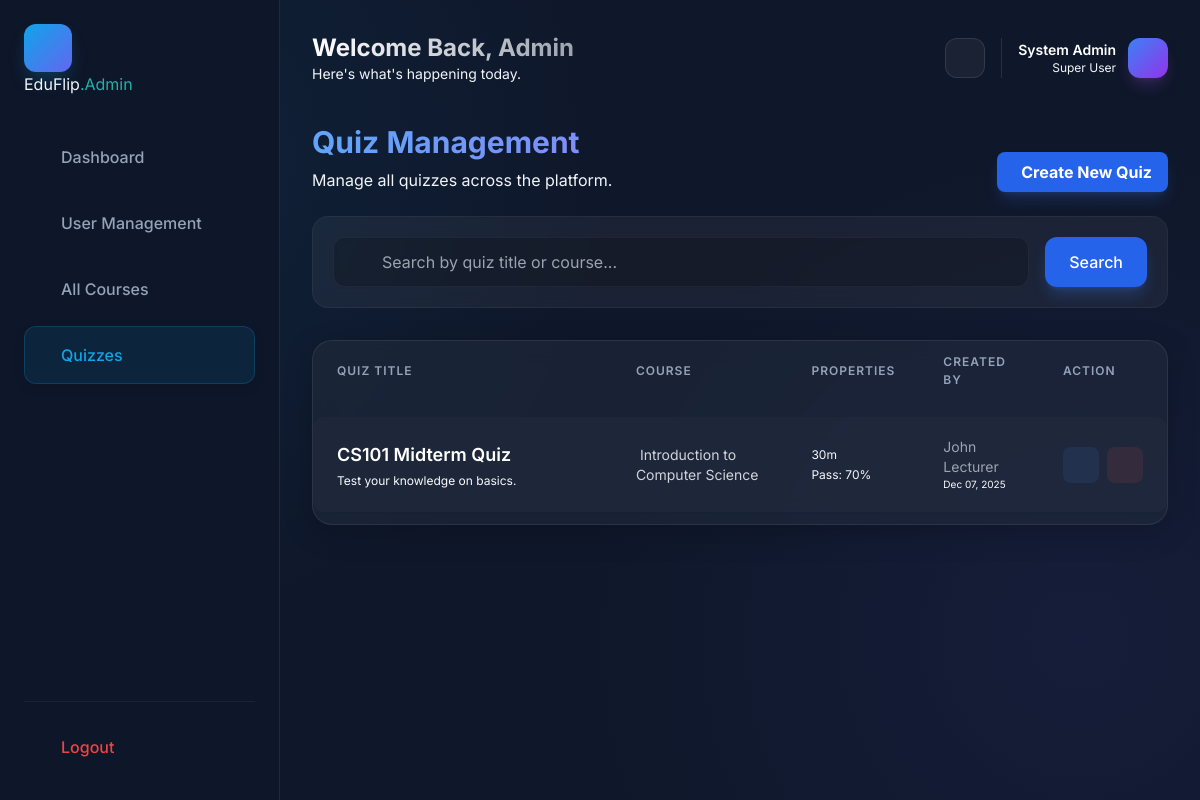
/web/public/admin/quizzes.php (signed in), run on an earlier commit of the app's database.
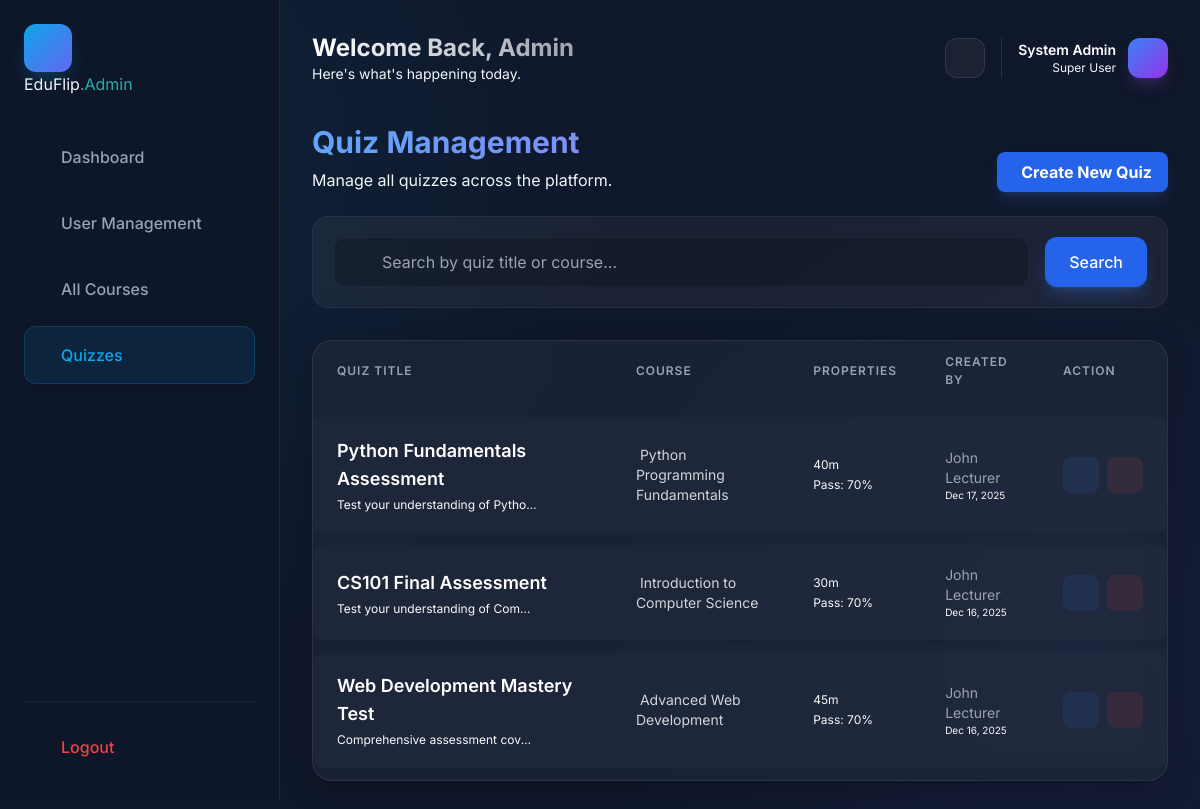
And on a later commit of the database.
### tables this page shows
CREATE TABLE `quizzes` (
  `id` int NOT NULL AUTO_INCREMENT,
  `course_id` int NOT NULL,
  `material_id` int DEFAULT NULL,
  `title` varchar(255) NOT NULL,
  `description` text,
  `duration` int DEFAULT '0',
  `passing_score` int DEFAULT '70',
  `max_attempts` int DEFAULT '3',
  `randomize_questions` tinyint(1) DEFAULT '0',
  `randomize_options` tinyint(1) DEFAULT '0',
  `show_answers` tinyint(1) DEFAULT '1',
  `available_from` datetime DEFAULT NULL,
  `available_until` datetime DEFAULT NULL,
  `created_by` int NOT NULL,
  `created_at` timestamp NULL DEFAULT CURRENT_TIMESTAMP,
  `updated_at` timestamp NULL DEFAULT CURRENT_TIMESTAMP ON UPDATE CURRENT_TIMESTAMP,
  PRIMARY KEY (`id`),
  KEY `material_id` (`material_id`),
  KEY `created_by` (`created_by`),
  KEY `idx_course` (`course_id`),
  CONSTRAINT `quizzes_ibfk_1` FOREIGN KEY (`course_id`) REFERENCES `courses` (`id`) ON DELETE CASCADE,
  CONSTRAINT `quizzes_ibfk_2` FOREIGN KEY (`material_id`) REFERENCES `materials` (`id`) ON DELETE SET NULL,
  CONSTRAINT `quizzes_ibfk_3` FOREIGN KEY (`created_by`) REFERENCES `users` (`id`)
);

CREATE TABLE `courses` (
  `id` int NOT NULL AUTO_INCREMENT,
  `course_code` varchar(20) NOT NULL,
  `course_name` varchar(255) NOT NULL,
  `description` text,
  `thumbnail` varchar(255) DEFAULT NULL,
  `created_by` int NOT NULL,
  `category` enum('general','curriculum') DEFAULT 'general',
  `status` enum('draft','published','archived') DEFAULT 'draft',
  `created_at` timestamp NULL DEFAULT CURRENT_TIMESTAMP,
  `updated_at` timestamp NULL DEFAULT CURRENT_TIMESTAMP ON UPDATE CURRENT_TIMESTAMP,
  PRIMARY KEY (`id`),
  UNIQUE KEY `course_code` (`course_code`),
  KEY `created_by` (`created_by`),
  KEY `idx_status` (`status`),
  CONSTRAINT `courses_ibfk_1` FOREIGN KEY (`created_by`) REFERENCES `users` (`id`) ON DELETE CASCADE
);

CREATE TABLE `users` (
  `id` int NOT NULL AUTO_INCREMENT,
  `role` enum('admin','dosen','mahasiswa') NOT NULL,
  `email` varchar(255) NOT NULL,
  `password_hash` varchar(255) NOT NULL,
  `full_name` varchar(255) NOT NULL,
  `student_id` varchar(50) DEFAULT NULL,
  `lecturer_id` varchar(50) DEFAULT NULL,
  `phone` varchar(20) DEFAULT NULL,
  `photo_url` varchar(500) DEFAULT NULL,
  `department` varchar(100) DEFAULT NULL,
  `study_program` varchar(100) DEFAULT NULL,
  `batch_year` int DEFAULT NULL,
  `status` enum('active','pending','suspended') DEFAULT 'pending',
  `email_verified` tinyint(1) DEFAULT '0',
  `created_at` timestamp NULL DEFAULT CURRENT_TIMESTAMP,
  `updated_at` timestamp NULL DEFAULT CURRENT_TIMESTAMP ON UPDATE CURRENT_TIMESTAMP,
  `last_login` timestamp NULL DEFAULT NULL,
  PRIMARY KEY (`id`),
  UNIQUE KEY `email` (`email`),
  KEY `idx_email` (`email`),
  KEY `idx_role` (`role`),
  KEY `idx_status` (`status`)
);

### web/public/admin/quizzes.php (the view, shortened to what this page needs)
<?php
include 'includes/header.php';
$search = $_GET['search'] ?? '';
$sql = "
    SELECT q.*, c.course_name, u.full_name as creator_name
    FROM quizzes q
    JOIN courses c ON q.course_id = c.id
    JOIN users u ON q.created_by = u.id
    WHERE q.title LIKE ? OR c.course_name LIKE ?
    ORDER BY q.created_at DESC
";
$stmt = $pdo->prepare($sql);
$stmt->execute(["%$search%", "%$search%"]);
$quizzes = $stmt->fetchAll(PDO::FETCH_ASSOC);
?>
<div class="reveal-element">
    <div class="flex justify-between items-end mb-6">
        <div>
            <h1 class="text-3xl font-bold bg-clip-text text-transparent bg-gradient-to-r from-blue-400 to-indigo-400 mb-2">Quiz Management</h1>
            <p class="text-muted">Manage all quizzes across the platform.</p>
        </div>
        <a href="create_quiz.php" class="bg-blue-600 hover:bg-blue-500 text-white px-4 py-2 rounded-lg font-bold shadow-lg shadow-blue-500/20 transition flex items-center gap-2">
            <i class="ri-add-line"></i> Create New Quiz
        </a>
    </div>
    <div class="p-1 mb-8 bg-white/5 rounded-2xl border border-white/5 backdrop-blur-md">
        <form method="GET" class="flex gap-4 p-4">
            <div class="flex-1 relative group">
                <input type="text" name="search" class="w-full bg-black/20 border border-white/5 rounded-xl py-3 pl-12 pr-4 text-white focus:outline-none focus:border-blue-500/50 transition" placeholder="Search by quiz title or course..." value="<?php echo htmlspecialchars($search); ?>">
            </div>
            <button type="submit" class="bg-blue-600 hover:bg-blue-500 text-white px-6 rounded-xl font-medium transition shadow-lg shadow-blue-500/25">Search</button>
        </form>
    </div>
    <div class="card-premium overflow-hidden !p-0">
        <div class="overflow-x-auto">
            <table class="premium-table">
                <thead>
                    <tr>
                        <th width="35%">Quiz Title</th>
                        <th>Course</th>
                        <th>Properties</th>
                        <th>Created By</th>
                        <th class="text-right">Action</th>
                    </tr>
                </thead>
                <tbody>
                    <?php if (empty($quizzes)): ?>
                         <tr><td colspan="5" class="text-center py-12 text-muted">
                            <i class="ri-file-list-3-line text-4xl mb-4 block opacity-50"></i>
                            No quizzes found.
                        </td></tr>
                    <?php else: ?>
                        <?php foreach ($quizzes as $quiz): ?>
                            <tr>
                                <td>
                                    <div class="font-semibold text-white text-lg"><?php echo htmlspecialchars($quiz['title']); ?></div>
                                    <div class="text-xs text-muted mt-1 truncate max-w-[200px]"><?php echo htmlspecialchars($quiz['description']); ?></div>
                                </td>
                                <td>
                                    <div class="text-sm text-gray-300">
                                        <i class="ri-book-2-line text-orange-400 mr-1"></i> <?php echo htmlspecialchars($quiz['course_name']); ?>
                                    </div>
                                </td>
                                <td>
                                    <div class="flex flex-col gap-1 text-xs text-muted">
                                        <span><i class="ri-timer-line"></i> <?php echo $quiz['duration']; ?>m</span>
                                        <span><i class="ri-check-double-line"></i> Pass: <?php echo $quiz['passing_score']; ?>%</span>
                                    </div>
                                </td>
                                <td>
                                    <div class="text-sm text-gray-400">
                                        <?php echo htmlspecialchars($quiz['creator_name']); ?>
                                    </div>
                                    <div class="text-[10px] text-muted"><?php echo date('M d, Y', strtotime($quiz['created_at'])); ?></div>
                                </td>
                                <td class="text-right">
                                    <div class="flex items-center justify-end gap-2">
                                        <a href="edit_quiz.php?id=<?php echo $quiz['id']; ?>" class="w-9 h-9 rounded-lg bg-blue-500/10 text-blue-500 hover:bg-blue-500 hover:text-white flex items-center justify-center transition" title="Edit"><i class="ri-edit-line"></i></a>
                                        <form method="POST" onsubmit="return confirm('Are you sure you want to delete this quiz?');" style="display:inline;">
                                            <button type="submit" class="w-9 h-9 rounded-lg bg-red-500/10 text-red-500 hover:bg-red-500 hover:text-white flex items-center justify-center transition" title="Delete"><i class="ri-delete-bin-line"></i></button>
                                        </form>
                                    </div>
                                </td>
                            </tr>
                        <?php endforeach; ?>
                    <?php endif; ?>
                </tbody>
            </table>
        </div>
    </div>
</div>
<?php include 'includes/footer.php'; ?>

### web/public/admin/includes/header.php (shortened to what this page needs)
<?php
$assets_path = '../assets/';
?>
<!DOCTYPE html>
<html lang="en">
<head>
    <script src="https://cdn.tailwindcss.com"></script>
    <link href="https://cdn.jsdelivr.net/npm/remixicon@3.5.0/fonts/remixicon.css" rel="stylesheet">
    <link rel="stylesheet" href="<?php echo $assets_path; ?>css/main.css?v=<?php echo time(); ?>">
    <link rel="stylesheet" href="<?php echo $assets_path; ?>css/admin.css?v=<?php echo time(); ?>">
</head>
<body>
    <div class="dashboard-container">
        <?php include __DIR__ . '/sidebar.php'; ?>
        <div class="dashboard-main">
            <header class="admin-header">
                <div>
                     <h2 class="text-2xl font-bold bg-clip-text text-transparent bg-gradient-to-r from-white to-gray-400">Welcome Back, Admin</h2>
                     <p class="text-muted text-sm">Here's what's happening today.</p>
                </div>
                <div class="flex items-center gap-4">
                    <button class="w-10 h-10 rounded-xl bg-white/5 border border-white/10 flex items-center justify-center text-gray-400 hover:text-white hover:bg-white/10 transition">
                    </button>
                    <div class="flex items-center gap-3 pl-4 border-l border-white/10">
                        <div class="text-right">
                            <div class="text-sm font-semibold text-white">System Admin</div>
                            <div class="text-xs text-muted">Super User</div>
                        </div>
                        <div class="w-10 h-10 rounded-xl bg-gradient-to-br from-blue-500 to-purple-600 flex items-center justify-center text-white shadow-lg shadow-purple-500/20">
                        </div>
                    </div>
                </div>
            </header>

### web/public/admin/includes/sidebar.php (shortened to what this page needs)
<aside class="dashboard-sidebar">
    <a href="../index.php" class="sidebar-brand">
        <div class="brand-icon">
        </div>
        <div class="brand-text">EduFlip<span style="color: var(--secondary);">.Admin</span></div>
    </a>
    <nav class="sidebar-nav">
        <a href="index.php" class="nav-item <?php echo basename($_SERVER['PHP_SELF']) == 'index.php' ? 'active' : ''; ?>">
            <span>Dashboard</span>
        </a>
        <a href="users.php" class="nav-item <?php echo basename($_SERVER['PHP_SELF']) == 'users.php' ? 'active' : ''; ?>">
            <span>User Management</span>
        </a>
        <a href="courses.php" class="nav-item <?php echo basename($_SERVER['PHP_SELF']) == 'courses.php' ? 'active' : ''; ?>">
            <span>All Courses</span>
        </a>
        <a href="quizzes.php" class="nav-item <?php echo basename($_SERVER['PHP_SELF']) == 'quizzes.php' ? 'active' : ''; ?>">
            <span>Quizzes</span>
        </a>
        <div style="margin-top: auto; border-top: 1px solid rgba(255,255,255,0.05); padding-top: 1rem;">
             <a href="../logout.php" class="nav-item" style="color: #ef4444;">
                <span>Logout</span>
            </a>
        </div>
    </nav>
</aside>

### web/public/admin/includes/footer.php (shortened to what this page needs)
        </div>
    </div>
</body>
</html>

### web/public/assets/css/main.css (style rules this page uses)
:root { --primary: #0f52ba; --secondary: #20b2aa; --accent: #ffd700; --bg-dark: #0f172a; --bg-darker: #020617; --bg-card: #1e293b; --bg-light: #f8fafc; --bg-white: #ffffff; --text-main: #f1f5f9; --text-muted: #94a3b8; --text-dark: #0f172a; --success: #10b981; --warning: #f59e0b; --danger: #ef4444; --font-main: "Inter", system-ui, -apple-system, sans-serif; --container-width: 1200px; --header-height: 80px; --radius-sm: 0.375rem; --radius-md: 0.5rem; --radius-lg: 1rem; --transition: all 0.3s ease; }
*, *::before, *::after { margin: 0; padding: 0; box-sizing: border-box; }
body { font-family: var(--font-main); background-color: var(--bg-dark); color: var(--text-main); line-height: 1.6; line-height: 1.6; overflow-x: hidden; width: 100%; }
a { text-decoration: none; color: inherit; transition: var(--transition); }
.flex { display: flex; }
.items-center { align-items: center; }
.justify-between { justify-content: space-between; }
.justify-center { justify-content: center; }
.gap-1 { gap: 0.5rem; }
.gap-2 { gap: 1rem; }
.gap-4 { gap: 2rem; }
.gap-3 { gap: 1.5rem; }
.reveal-element { opacity: 0; transform: translateY(30px); transition: opacity 0.8s ease-out, transform 0.8s ease-out; }
.reveal-element.animate-in { opacity: 1; transform: translateY(0); }

### web/public/assets/css/admin.css (style rules this page uses)
:root { --admin-bg: #0f172a; --admin-card-bg: rgba(30, 41, 59, 0.7); --admin-card-border: rgba(255, 255, 255, 0.08); --admin-sidebar-bg: rgba(15, 23, 42, 0.95); --admin-accent: #0ea5e9; --admin-accent-glow: rgba(14, 165, 233, 0.3); --admin-text-main: #f8fafc; --admin-text-muted: #94a3b8; }
body { background-color: var(--admin-bg); background-image: radial-gradient(circle at 10% 20%, rgba(14, 165, 233, 0.08) 0%, transparent 40%), radial-gradient(circle at 90% 80%, rgba(99, 102, 241, 0.08) 0%, transparent 40%); background-attachment: fixed; }
.dashboard-container { display: flex; min-height: 100vh; }
.dashboard-sidebar { width: 280px; background: var(--admin-sidebar-bg); border-right: 1px solid var(--admin-card-border); backdrop-filter: blur(10px); display: flex; flex-direction: column; padding: 1.5rem; position: fixed; height: 100vh; z-index: 50; transition: all 0.3s ease; }
.dashboard-main { flex: 1; margin-left: 280px; padding: 2rem; max-width: 1600px; }
.brand-icon { width: 48px; height: 48px; background: linear-gradient(135deg, var(--admin-accent), #6366f1); border-radius: 12px; display: flex; align-items: center; justify-content: center; font-size: 1.5rem; color: white; box-shadow: 0 10px 20px -5px var(--admin-accent-glow); }
.sidebar-nav { margin-top: 2rem; display: flex; flex-direction: column; gap: 0.5rem; height: 100%; }
.nav-item { display: flex; align-items: center; gap: 1rem; padding: 1rem 1.25rem; color: var(--admin-text-muted); text-decoration: none; border-radius: 12px; transition: all 0.3s ease; font-weight: 500; border: 1px solid transparent; }
.nav-item.active { background: rgba(14, 165, 233, 0.1); color: var(--admin-accent); border-color: rgba(14, 165, 233, 0.2); box-shadow: 0 4px 12px rgba(0, 0, 0, 0.1); }
.card-premium { background: var(--admin-card-bg); border: 1px solid var(--admin-card-border); border-radius: 20px; padding: 2rem; backdrop-filter: blur(12px); box-shadow: 0 8px 30px rgba(0,0,0,0.2); }
.premium-table { width: 100%; border-collapse: separate; border-spacing: 0 0.75rem; }
.premium-table th { color: var(--admin-text-muted); font-weight: 600; text-transform: uppercase; font-size: 0.75rem; letter-spacing: 1px; padding: 0 1.5rem 1rem 1.5rem; text-align: left; }
.premium-table tr { transition: transform 0.2s ease; }
.premium-table tbody tr { background: rgba(255, 255, 255, 0.02); box-shadow: 0 2px 5px rgba(0,0,0,0.05); }
.premium-table td { padding: 1.25rem 1.5rem; color: var(--admin-text-main); border: none; }
.premium-table td:first-child { border-top-left-radius: 12px; border-bottom-left-radius: 12px; }
.premium-table td:last-child { border-top-right-radius: 12px; border-bottom-right-radius: 12px; }
.admin-header { display: flex; justify-content: space-between; align-items: center; margin-bottom: 2.5rem; }

What changed in the data, as far as the page shows it:
removed quizzes: title "CS101 Midterm Quiz", description "Test your knowledge on basics.", course.course_name "Introduction to Computer Science", duration "30", passing_score "70", created_by.full_name "John Lecturer", created_at "Dec 07, 2025"
added quizzes: title "Python Fundamentals Assessment", description "Test your understanding of Pytho…", course.course_name "Python Programming Fundamentals", duration "40", passing_score "70", created_by.full_name "John Lecturer", created_at "Dec 17, 2025"
added quizzes: title "CS101 Final Assessment", description "Test your understanding of Com…", course.course_name "Introduction to Computer Science", duration "30", passing_score "70", created_by.full_name "John Lecturer", created_at "Dec 16, 2025"
added quizzes: title "Web Development Mastery Test", description "Comprehensive assessment cov…", course.course_name "Advanced Web Development", duration "45", passing_score "70", created_by.full_name "John Lecturer", created_at "Dec 16, 2025"
